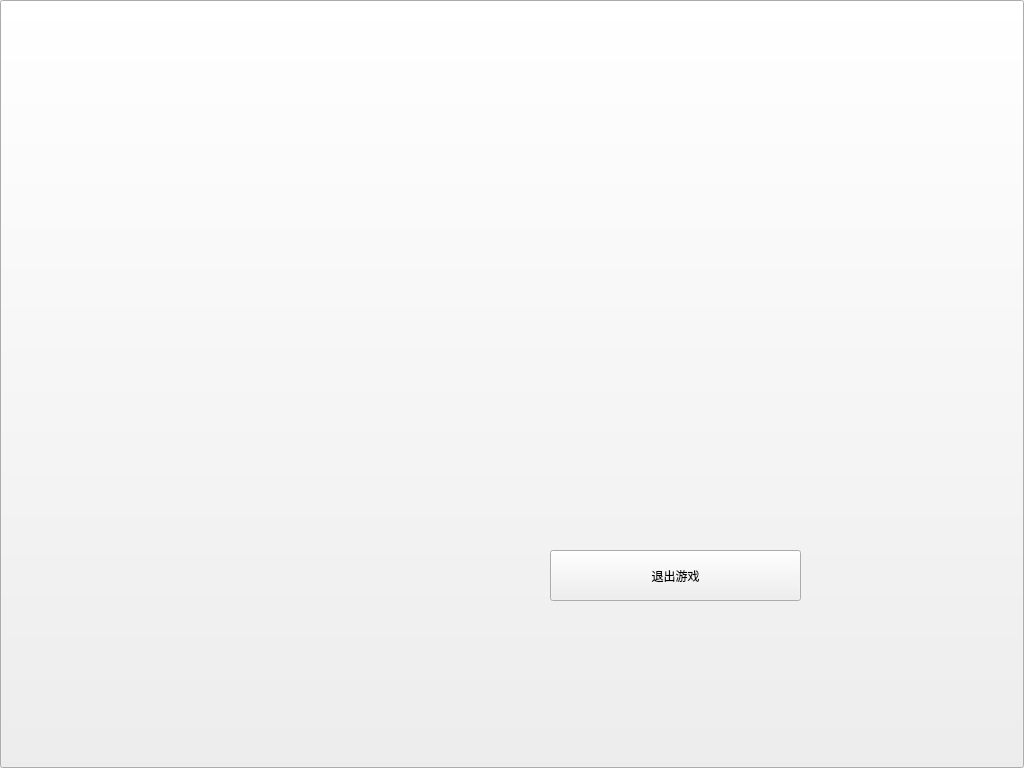
<?xml version="1.0" encoding="UTF-8"?>
<ui version="4.0">
 <class>Settlement</class>
 <widget class="QWidget" name="Settlement">
  <property name="geometry">
   <rect>
    <x>0</x>
    <y>0</y>
    <width>1024</width>
    <height>768</height>
   </rect>
  </property>
  <property name="windowTitle">
   <string>Form</string>
  </property>
  <widget class="QPushButton" name="mask">
   <property name="geometry">
    <rect>
     <x>0</x>
     <y>0</y>
     <width>1024</width>
     <height>768</height>
    </rect>
   </property>
   <property name="text">
    <string/>
   </property>
  </widget>
  <widget class="Hoverbutton" name="button">
   <property name="geometry">
    <rect>
     <x>550</x>
     <y>550</y>
     <width>251</width>
     <height>51</height>
    </rect>
   </property>
   <property name="text">
    <string>退出游戏</string>
   </property>
  </widget>
 </widget>
 <customwidgets>
  <customwidget>
   <class>Hoverbutton</class>
   <extends>QPushButton</extends>
   <header location="global">Hoverbutton.h</header>
  </customwidget>
 </customwidgets>
 <resources/>
 <connections/>
</ui>
